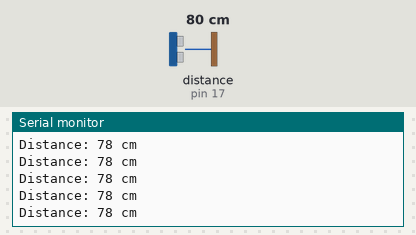
Recording of a sketch running on a simulated Arduino Uno, built with avr-gcc and run on an emulated ATmega328P. On the bench: the last lines printed to the serial monitor. Wiring (inferred from the names in the program): ultrasonic range finder: trigger pin 16; echo pin 17. The test bench sets the inputs (shaded band); at power-on: distance to the obstacle (sensor on pin 17) 80 cm. The echo pulse lasts 58.3 µs per cm.

Above: at 1.2 s.
1.3 s: distance to the obstacle (sensor on pin 17) set to 2 cm
At 2.0 s:
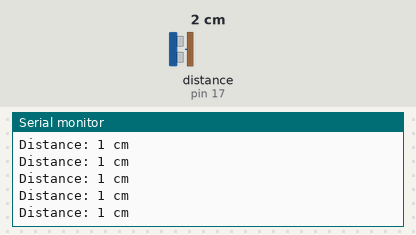
4.3 s: distance to the obstacle (sensor on pin 17) set to 120 cm
At 5.3 s:
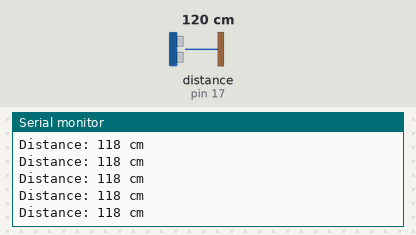
7.3 s: distance to the obstacle (sensor on pin 17) set to 18 cm
At 8.0 s:
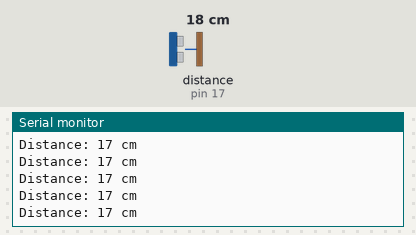
10.3 s: distance to the obstacle (sensor on pin 17) set to 250 cm
At 10.9 s:
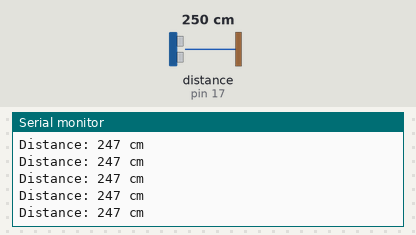
Timing chart, 0 to 13.3 s (numbered marks = the images above; inputs shaded):
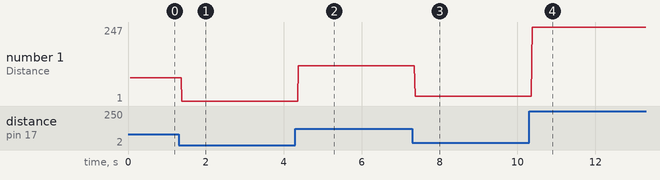

The sketch:

ultrasonic.ino
```cpp
// ---------------------------------------------------------------- //
// Arduino Ultrasoninc Sensor HC-SR04
// Re-writed by Arbi Abdul Jabbaar
// Using Arduino IDE 1.8.7
// Using HC-SR04 Module
// Tested on 17 September 2019
// ---------------------------------------------------------------- //


/*

//left bottom
#define echoPin 12
#define trigPin 13

//right top
#define echoPin 15
#define trigPin 14

//bottom
#define echoPin 21
#define trigPin 20

//top
#define echoPin 19
#define trigPin 18

//right bottom
#define echoPin 17
#define trigPin 16

//left top
#define echoPin 6
#define trigPin 7

 */

#define echoPin 17
#define trigPin 16


// defines variables
long duration; // variable for the duration of sound wave travel
int distance; // variable for the distance measurement

void setup() {
  pinMode(trigPin, OUTPUT); // Sets the trigPin as an OUTPUT
  pinMode(echoPin, INPUT); // Sets the echoPin as an INPUT
  Serial.begin(9600); // // Serial Communication is starting with 9600 of baudrate speed
  Serial.println("Ultrasonic Sensor HC-SR04 Test"); // print some text in Serial Monitor
  Serial.println("with Arduino UNO R3");
}
void loop() {
  // Clears the trigPin condition
  digitalWrite(trigPin, LOW);
  delayMicroseconds(2);
  // Sets the trigPin HIGH (ACTIVE) for 10 microseconds
  digitalWrite(trigPin, HIGH);
  delayMicroseconds(10);
  digitalWrite(trigPin, LOW);
  // Reads the echoPin, returns the sound wave travel time in microseconds
  duration = pulseIn(echoPin, HIGH);
  // Calculating the distance
  distance = duration * 0.034 / 2; // Speed of sound wave divided by 2 (go and back)
  // Displays the distance on the Serial Monitor
  Serial.print("Distance: ");
  Serial.print(distance);
  Serial.println(" cm");
}
```

Measured:
- after the input at 1.3 s, the serial monitor: prints a new line after 0.08 s (image 1)
- after the input at 4.3 s, the serial monitor: prints a new line after 0.08 s (image 2)
- after the input at 7.3 s, the serial monitor: prints a new line after 0.07 s (image 3)
- after the input at 10.3 s, the serial monitor: prints a new line after 0.08 s (image 4)
- plotted number 1: 78 → 1 after the input at 1.3 s, 1 → 118 after the input at 4.3 s, 118 → 17 after the input at 7.3 s, 17 → 247 after the input at 10.3 s
